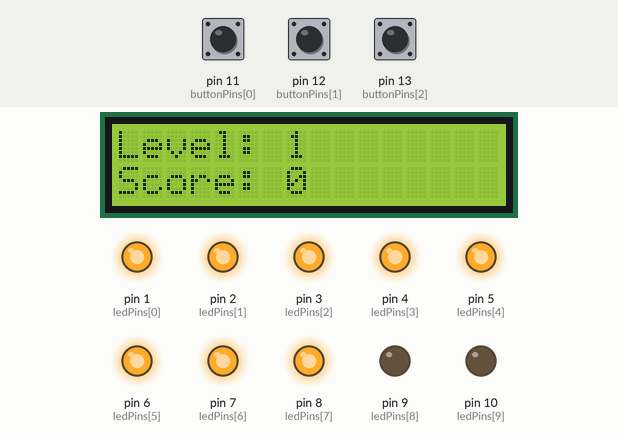
The sketch below on a simulated Arduino Uno, built with avr-gcc and run on an emulated ATmega328P. On the bench: 16×2 character LCD, output pins drawn as LEDs (lit = HIGH). Inputs (shaded band) come from the test bench; at power-on: pin 13 (buttonPins[2]) HIGH, pin 11 (buttonPins[0]) HIGH, pin 12 (buttonPins[1]) HIGH. Random numbers use the default seed unless the sketch sets one.

Above: at 3.2 s.
3.3 s: pin 13 (buttonPins[2]) pulled LOW for 0.15 s
At 3.8 s:
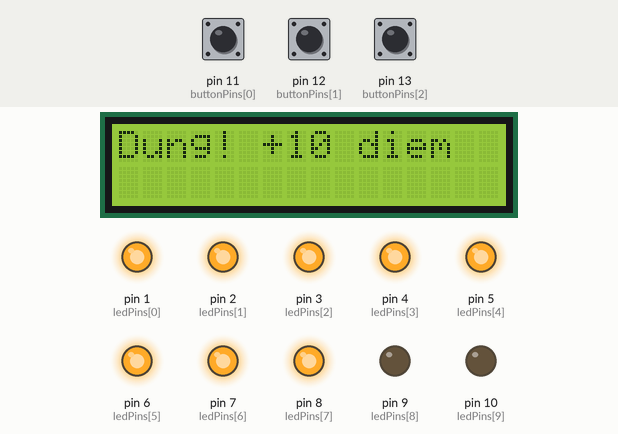
6.4 s: pin 11 (buttonPins[0]) pulled LOW for 3.2 s
At 7.3 s:
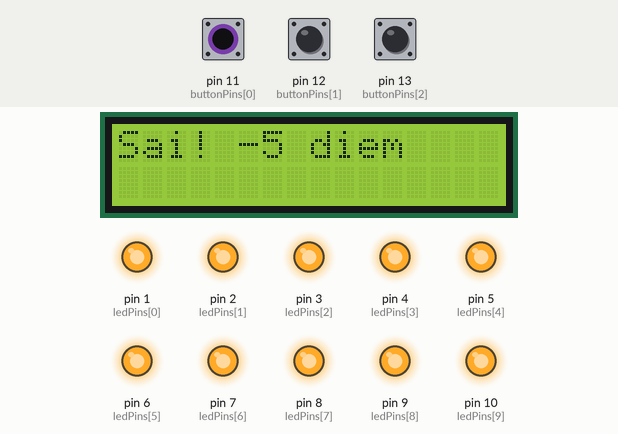
12.3 s: pin 12 (buttonPins[1]) pulled LOW for 3.2 s
At 13.0 s:
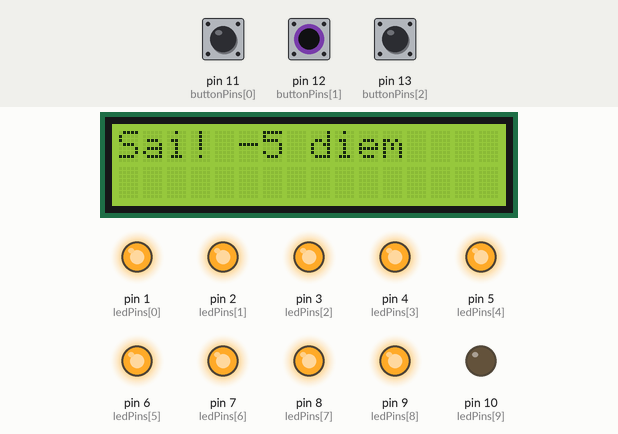
18.5 s: pin 13 (buttonPins[2]) pulled LOW for 3.2 s
At 23.4 s:
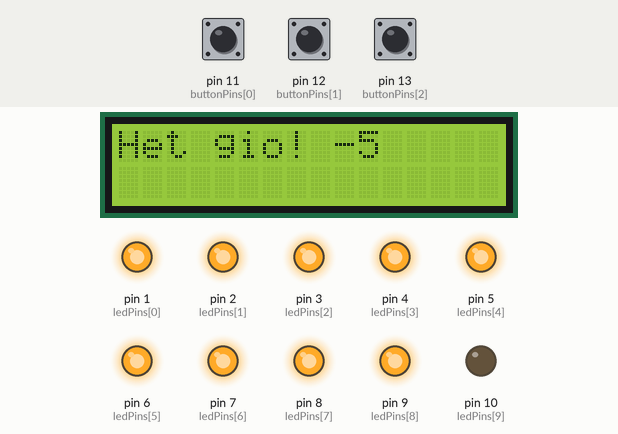
24.4 s: pin 12 (buttonPins[1]) pulled LOW for 1 s
At 26.6 s:
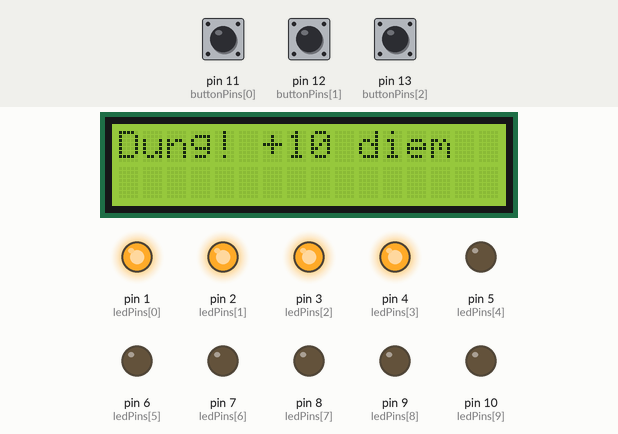
28.4 s: pin 12 (buttonPins[1]) pulled LOW for 3.2 s
At 31.2 s:
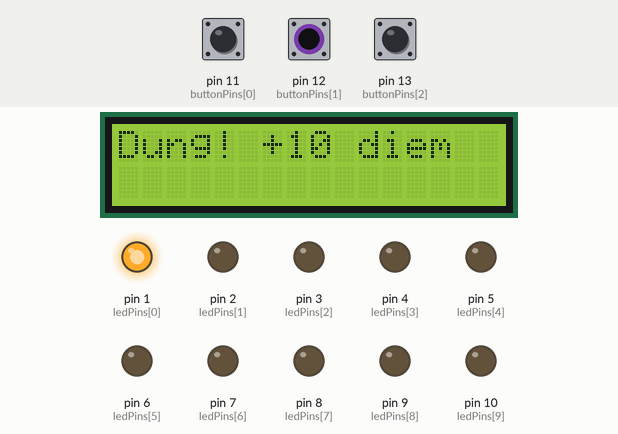
Timing chart, 0 to 35.6 s (numbered marks = the images above; inputs shaded):
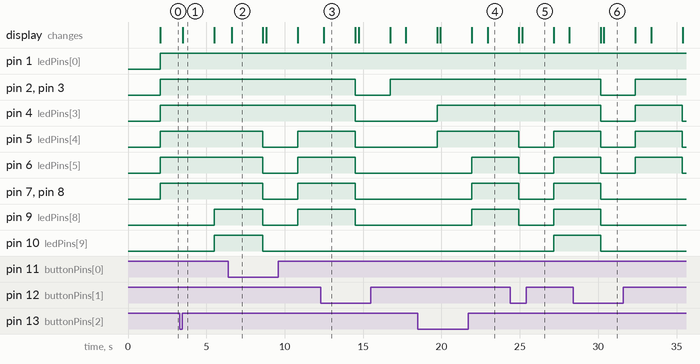

The sketch:

task5.ino
```cpp
#include <LiquidCrystal.h>
#include <stdlib.h>

LiquidCrystal lcd(A0, A1, A2, A3, A4, A5);

const int ledPins[] = {1, 2, 3, 4, 5, 6, 7, 8, 9, 10};
const int buttonPins[] = {11, 12, 13};

int level = 1;
int score = 0;
int currentLedCount = 0;
unsigned long previousMillis = 0;
const int baseTime = 4000;

void setup() {
  for (int i = 0; i < 10; i++) {
    pinMode(ledPins[i], OUTPUT);
  }

  for (int i = 0; i < 3; i++) {
    pinMode(buttonPins[i], INPUT_PULLUP);
  }

  lcd.begin(16, 2);
  lcd.print("Thu tai doan so!");
  delay(2000);
  lcd.clear();
}

void loop() {
  playRound();
}

void playRound() {
  lcd.clear();
  lcd.setCursor(0, 0);
  lcd.print("Level: ");
  lcd.print(level);
  lcd.setCursor(0, 1);
  lcd.print("Score: ");
  lcd.print(score);

  currentLedCount = random(1, 11);
  lightUpLeds(currentLedCount);

  int result = waitForButton((baseTime / level) - 1000);

  int correctButton = currentLedCount % 3;
  if (result == correctButton) {
    score += 10;
    lcd.clear();
    lcd.print("Dung! +10 diem");
    level = min(level + 1, 3);
  } else {
    score -= 5;
    lcd.clear();
    if (result == -1) {
      lcd.print("Het gio! -5");
    } else {
      lcd.print("Sai! -5 diem");
    }
    level = 1;
  }

  delay(2000);
  turnOffLeds();
}

void lightUpLeds(int count) {
  turnOffLeds();
  for (int i = 0; i < count; i++) {
    digitalWrite(ledPins[i], HIGH);
  }
}
void turnOffLeds() {
  for (int i = 0; i < 10; i++) {
    digitalWrite(ledPins[i], LOW);
  }
}

int waitForButton(int timeout) {
  unsigned long startTime = millis();
  while (millis() - startTime < timeout) {
    for (int i = 0; i < 3; i++) {
      if (digitalRead(buttonPins[i]) == LOW) {
        delay(200);
        return i;
      }
    }
  }
  return -1;
}
```

Measured:
- after the input at 3.3 s, pin 9 (ledPins[8]), pin 10 (ledPins[9]): LOW → HIGH after 2.2 s
- after the input at 18.5 s, pin 6 (ledPins[5]), pin 7 (ledPins[6]), pin 8 (ledPins[7]), pin 9 (ledPins[8]): LOW → HIGH after 3.4 s
- after the input at 24.4 s, pin 10 (ledPins[9]): LOW → HIGH after 2.8 s
- what the display in image 1 shows lasts 2.0 s, from 3.5 s to 5.5 s
